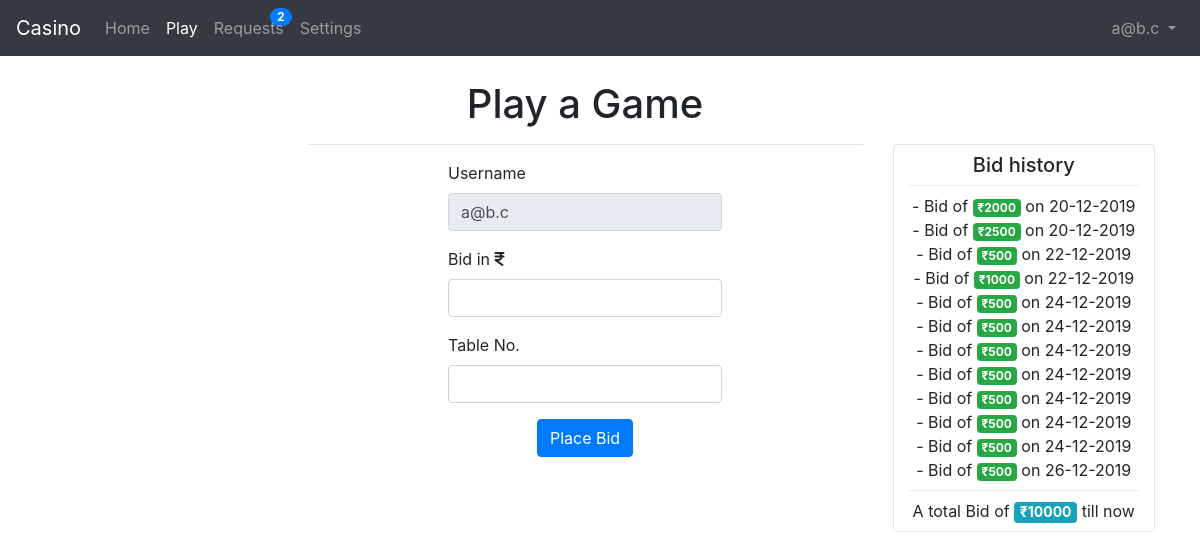
Screenshot of /casino-gaming/admin/play.php (signed in) with the database file from the repository.
### tables this page shows
CREATE TABLE `game_data` (
  `game_id` int(255) NOT NULL,
  `admin_id` int(255) UNSIGNED DEFAULT NULL,
  `user_id` int(255) UNSIGNED DEFAULT NULL,
  `table_no` int(255) NOT NULL,
  `bid` int(255) DEFAULT NULL,
  `created_at` date DEFAULT NULL
);

### casino-gaming/admin/play.php (the view, shortened to what this page needs)
<?php include 'layouts/header.php'; ?>
<section>
	<div class="container-fluid row mt-4">
		<div class="col-md-3"></div>
		<div class="col-md-6 mx-auto">
			<center><h1>Play a Game</h1></center>
			<HR>
			<div class="row justify-content-center">
				<form action="process/playProcess.php" method="POST">
					<div class="form-group">
						<label for="name" class="form-label">Username</label>
						<input type="text" name="name" id="name" value="<?php echo $_SESSION['casino_admin']; ?>" class="form-control" title="You are logged in as <?php echo $_SESSION['casino_admin']; ?>" disabled>
					</div>
					<div class="form-group">
						<label for="bid" class="form-label">Bid in <i class="fa fa-rupee"></i></label>
						<input type="text" name="bid" id="bid" class="form-control" required>
					</div>
					<div class="form-group">
						<label for="tableNo" class="form-label">Table No.</label>
						<input type="text" name="tableNo" id="tableNo" class="form-control" required>
					</div>
					<div class="row justify-content-center">
						<button type="submit" name="bidBtn" id="bidBtn" class="btn btn-primary">Place Bid</button>
					</div>
				</form>
			</div>
		</div>
		<div class="col-md-3 justify-content-center text-center pt-3 mt-5">
			<div class="col-md-12 border rounded mx-auto py-2">
			<h5>Bid history</h5>
			<HR class="dropdown-divider">
			<?php
				$email = $_SESSION['casino_admin'];
				$fire=mysqli_query($conn,"SELECT id FROM admin_logins WHERE username= '$email'")or die(mysqli_error($conn));
				$id = mysqli_fetch_array($fire);
				$fire = mysqli_query($conn,"SELECT * FROM game_data WHERE admin_id= '$id[0]'")or die(mysqli_error($conn));
				if (mysqli_num_rows($fire)==0) {
					echo '<h6 class="text-secondary">No bigs yet,<br>your all bids are shown here..</h6>';
				}
				else{
					$deposit =mysqli_fetch_assoc(mysqli_query($conn,"SELECT deposit FROM admin_logins WHERE id= '$id[0]'"));
					if (($deposit['deposit'] >= 0) && (mysqli_num_rows($fire)==0)) {
						echo '<span class="text-success">Your all bids are recovered, you can make more bids...</span>';
					}
					else{
					while ($results = mysqli_fetch_assoc($fire)) { ?>
						- Bid of <span class='badge badge-success'>₹<?php echo $results['bid']; ?></span> on <?php echo date("d-m-Y", strtotime($results['created_at']) ); ?><br>
					<?php
					}
					$totalBid = mysqli_fetch_assoc(mysqli_query($conn,"SELECT SUM(bid) FROM game_data WHERE admin_id= '$id[0]'"));
					?>
					<div class="dropdown-divider"></div>
					A total Bid of <span class='badge badge-info font-14'>₹<?php echo $totalBid['SUM(bid)']; ?></span> till now<br>
					<?php
					}
				}
			?>
			</div>
		</div>
	</div>
</section>
			<?php
include 'layouts/footer.php'; ?>

### casino-gaming/admin/layouts/header.php (shortened to what this page needs)
<?php include 'dbconn.php'; include 'sessionRedirect.php';
	$pendingUsers = mysqli_num_rows(mysqli_query($conn,"SELECT * FROM user_details WHERE active='0'"));
?>
<!DOCTYPE html>
<html lang="en">
<head>
	<link rel="stylesheet" href="https://maxcdn.bootstrapcdn.com/bootstrap/4.0.0/css/bootstrap.min.css">
	<link rel="stylesheet" href="https://cdnjs.cloudflare.com/ajax/libs/font-awesome/4.7.0/css/font-awesome.min.css">
</head>
<body>
	<nav class="navbar navbar-expand-lg navbar-dark bg-dark">
		<a class="navbar-brand" href="home.php">Casino</a>
		<div class="collapse navbar-collapse">
			<ul class="navbar-nav">
				<li class="nav-item <?php if(basename($_SERVER['PHP_SELF'])=='home.php') echo 'active';?>">
					<a class="nav-link" href="home.php">Home <span class="sr-only"></span></a>
				</li>
				<li class="nav-item <?php if(basename($_SERVER['PHP_SELF'])=='play.php') echo 'active';?>">
					<a class="nav-link" href="play.php">Play</a>
				</li>
				<li class="nav-item <?php if(basename($_SERVER['PHP_SELF'])=='request.php') echo 'active';?>" title="You have <?php echo $pendingUsers; ?> pending requests">
					<span class="badge badge-pill badge-primary" style="float:right;margin-bottom:-10px;">
						<?php echo $pendingUsers; ?>
					</span>
					<a class="nav-link" href="request.php">Requests<span class="sr-only">(current)</span></a>
				</li>
				<li class="nav-item <?php if(basename($_SERVER['PHP_SELF'])=='settings.php') echo 'active';?>">
					<a class="nav-link" href="settings.php">Settings</a>
				</li>
			</ul>
		</div>
		<div class="collapse navbar-collapse navbar-fill justify-content-end" id="navbarNav">
			<ul class="navbar-nav">
				<li class="nav-item dropdown">
					<a id="navbarDropdown" class="nav-link dropdown-toggle" href="#" role="button" data-toggle="dropdown" aria-haspopup="true" aria-expanded="false" v-pre>
						<?php echo $_SESSION['casino_admin']; ?> <span class="caret"></span>
					</a>
				</li>
			</ul>
		</div>
	</nav>

### casino-gaming/admin/layouts/footer.php (shortened to what this page needs)
</body>
</html>

### casino-gaming/admin/layouts/header.php (style rules this page uses)
.font-14 { font-size: 14px!important; }

### rows the page displays
game_data: bid "2000", created_at "20-12-2019"
game_data: bid "2500", created_at "20-12-2019"
game_data: bid "500", created_at "22-12-2019"
game_data: bid "1000", created_at "22-12-2019"
game_data: bid "500", created_at "24-12-2019"
game_data: bid "500", created_at "24-12-2019"
game_data: bid "500", created_at "24-12-2019"
game_data: bid "500", created_at "24-12-2019"
game_data: bid "500", created_at "24-12-2019"
game_data: bid "500", created_at "24-12-2019"
game_data: bid "500", created_at "24-12-2019"
game_data: bid "500", created_at "26-12-2019"

### other values shown
$pendingUsers "2"
$_SESSION['casino_admin'] "a@b.c"
$totalBid['SUM(bid)'] "10000"
